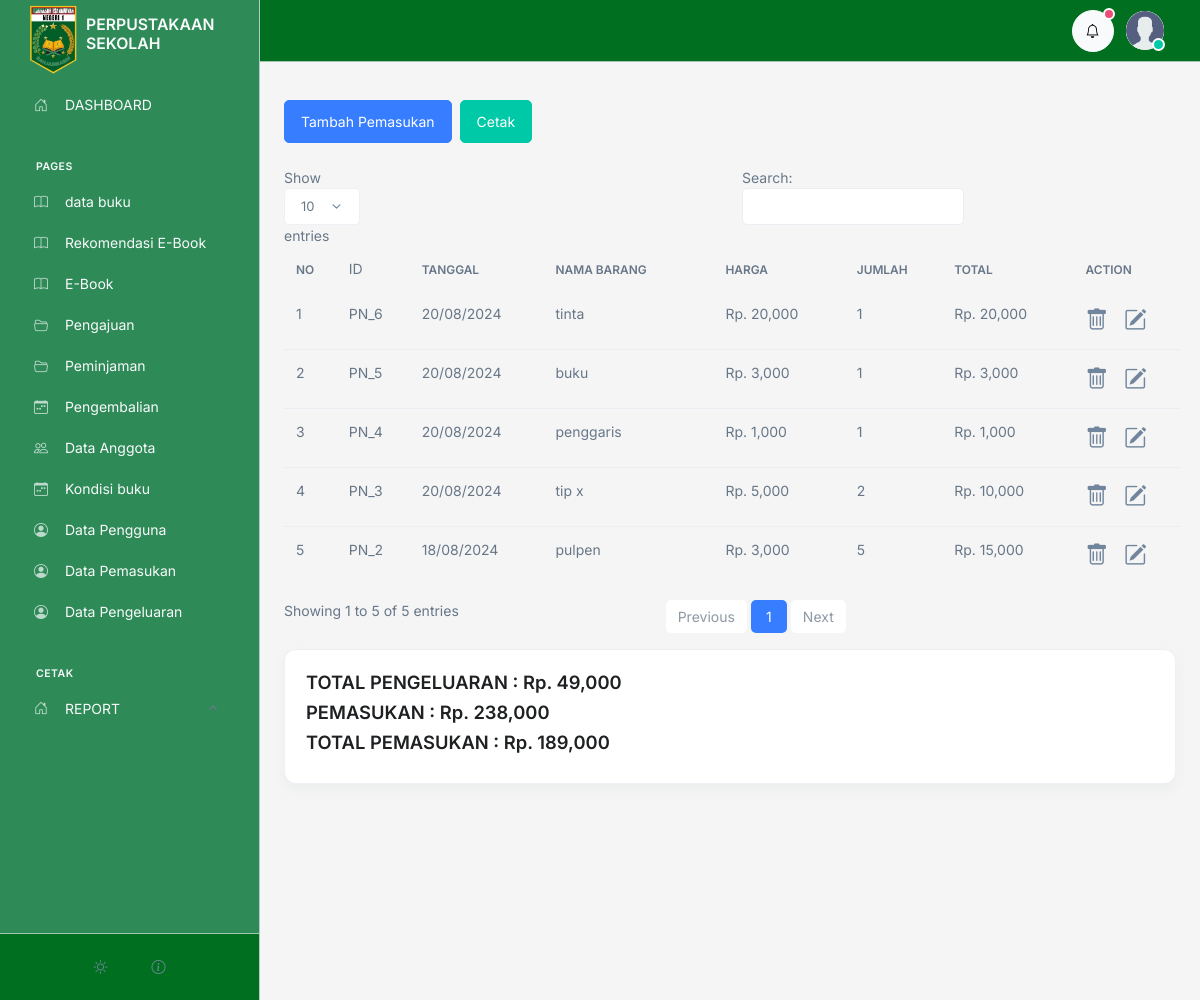
The app's page /admin/pengeluaran/index.php (signed in) with its own data.
### tables this page shows
CREATE TABLE `pengeluaran` (
  `id` int(11) NOT NULL,
  `tanggal` varchar(100) NOT NULL,
  `nama` varchar(100) NOT NULL,
  `harga` int(100) NOT NULL,
  `jumlah` int(100) NOT NULL,
  `total` int(100) NOT NULL
);

### admin/controller.php (called while the page is built, shortened)
<?php
$conn = mysqli_connect('localhost', 'root', '', 'perpustakaan');
function all($table)
{
   $query = "SELECT * FROM $table ORDER BY id DESC";
   global $conn;
   $rows = [];
   $result = mysqli_query($conn, $query);
   while ($row = mysqli_fetch_assoc($result)) {
      $rows[] = $row;
   }
   return $rows;
}

### admin/pengeluaran/index.php (the view, shortened to what this page needs)
<?php
include_once '../controller.php';
?>
<?php include '../template/header.php';
$pengeluaran =  all("pengeluaran");
$no = 1;
$total = 0;
$pemasukan = 0;
$dataPemasukan = all('pemasukan');
foreach($dataPemasukan as $val){
    $pemasukan+=$val['jumlah_denda'];
}
?>
<div class="container ">
  <h1><E-Book></E-Book></h1>
  <div class="d-flex gap-2">
    <a href="tambah.php" class="btn btn-primary my-4">Tambah Pemasukan</a>
    <div>
      <a href="print.php" target="_blank" class="btn btn-success mt-4">Cetak</a>
    </div>
  </div>
  <table class="table" id="table">
    <thead class="mt-3">
      <tr>
        <th>NO</th>
        <td>ID</td>
        <th>Tanggal</th>
        <th>Nama Barang</th>
        <th>Harga</th>
        <th>Jumlah</th>
        <th>Total</th>
        <th>ACTION</th>
      </tr>
    </thead>
    <tbody>
      <?php foreach ($pengeluaran as $val ) :   ?>
        <?php $total+=$val['total']  ?>
        <tr>
          <td><?= $no++; ?></td>
          <td>PN_<?=$val['id']; ?></td>
          <td><?=$val['tanggal']; ?></td>
          <td><?= $val['nama']; ?></td>
          <td>Rp. <?= number_format($val['harga'],0,00); ?></td>
          <td><?= $val['jumlah']; ?></td>
          <td>Rp. <?= number_format($val['total'],0,00) ?></td>
          <td>
            <div class="d-flex gap-3">
              <a href="delete.php?id=<?= $val['id'] ?>" onclick="return confirm('yakin ingin menghapus data ini ?')" class=" fs-1 text-secondary">
                <i class="bi bi-trash"></i>
              </a>
              <a href="edit.php?id=<?= $val['id'] ?>" class="fs-1 text-secondary">
                <i class="bi bi-pencil-square"></i>
              </a>
            </div>
          </td>
        </tr>
      <?php endforeach  ?>
    </tbody>
  </table>
  <div class="card">
    <div class="card-body">
      <h3>TOTAL PENGELUARAN :  Rp. <?=number_format($total,0,00); ?></h3>
      <h3>PEMASUKAN :  Rp. <?=number_format($pemasukan,0,00); ?></h3>
      <h3>TOTAL PEMASUKAN :  Rp. <?=number_format($pemasukan-$total,0,00); ?></h3>
    </div>
  </div>
</div>
<?php include '../template/footer.php'; ?>

### admin/template/header.php (style rules this page uses)
* { transition: unset !important; }
body { opacity: 0; }

### records on screen
pengeluaran: id "6", tanggal "20/08/2024", nama "tinta", harga "20,000", jumlah "1", total "20,000"
pengeluaran: id "5", tanggal "20/08/2024", nama "buku", harga "3,000", jumlah "1", total "3,000"
pengeluaran: id "4", tanggal "20/08/2024", nama "penggaris", harga "1,000", jumlah "1", total "1,000"
pengeluaran: id "3", tanggal "20/08/2024", nama "tip x", harga "5,000", jumlah "2", total "10,000"
pengeluaran: id "2", tanggal "18/08/2024", nama "pulpen", harga "3,000", jumlah "5", total "15,000"

### other values on screen
$total "49,000"
$pemasukan "238,000"
$pemasukan-$total "189,000"
